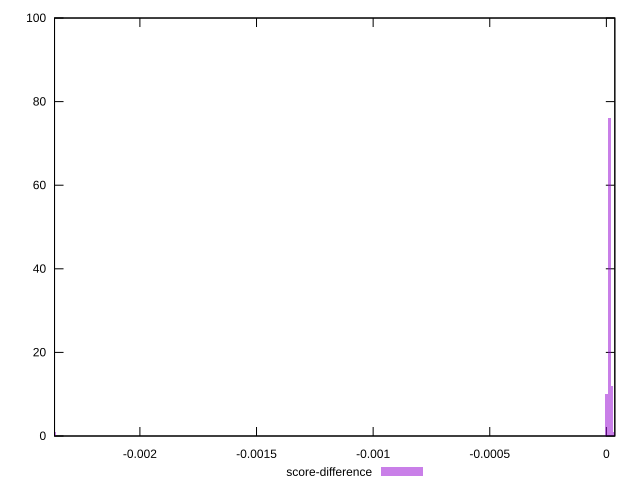

gnuplot code for this plot:
reset

$scoreDifference <<EOF
0.000011897282757941801 76
0 10
-0.0023675592688304184 1
0.000023794565515883602 12
0.000035691848273825403 1
EOF

set key outside below
set boxwidth 0.000011897282757941801
set xrange [-0.0023660363038255916:0.00003618512705871879]
set yrange [0:100]
set trange [0:100]
set style fill transparent solid 0.5 noborder
set terminal svg size 640, 490 enhanced background rgb 'white'
set output "report_00008_2021-01-22T20:58:29.167/max-potential-fid/samples/pages+cached+noexternal+nosvg/score-difference/histogram.svg"

plot $scoreDifference title "score-difference" with boxes

reset
